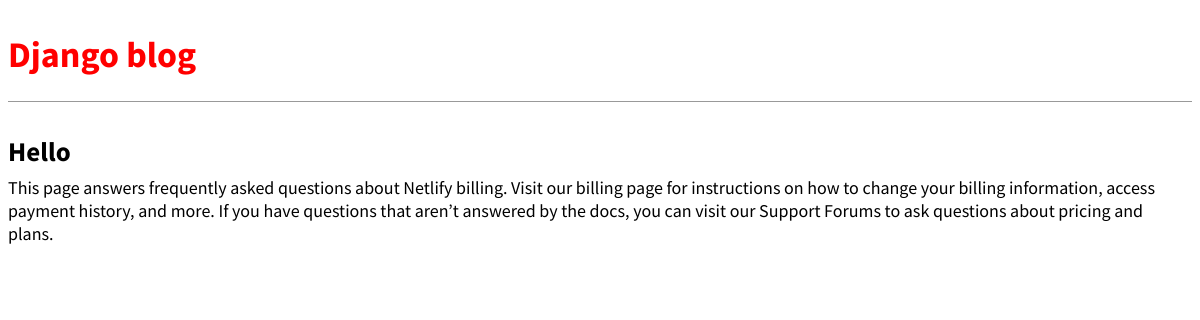
The app's page /post/1/ with its own data.
### blog/models.py (models this page shows, shortened)
class Post(models.Model):
  title = models.CharField(max_length=200)
  author = models.ForeignKey(
    'auth.User',
    on_delete=models.CASCADE,
    )
  body = models.TextField()

### blog/views.py (the view)
# urls.py: path('post/<int:pk>/', views.BlogDetailView.as_view(), name='post_detail'),
class BlogDetailView(DetailView):
  model = Post
  template_name = 'post_detail.html'
  context_object_name = 'anything_you_want'

### templates/post_detail.html
{% extends 'base.html' %}
{% block content %}
<div class="post-entry">
<h2>{{ anything_you_want.title }}</h2>
<p>{{ anything_you_want.body }}</p>
</div>
{% endblock content %}

### static/css/base.css (style rules this page uses)
body { font-family: 'Source Sans Pro', sans-serif; font-size: 18px; }
.post-entry { margin-bottom: 2rem; }
.post-entry h2 { margin: 0.5rem 0; }
.post-entry p { margin: 0; font-weight: 400; }

### records on screen
Post: title "Hello", body "This page answers frequently asked questions about Netlify billing. Visit our billing page for instructions on how to change your billing information, access payment history, and more. If you have questions that aren’t answered by the docs, you can visit our Support Forums to ask questions about pricing and plans."
